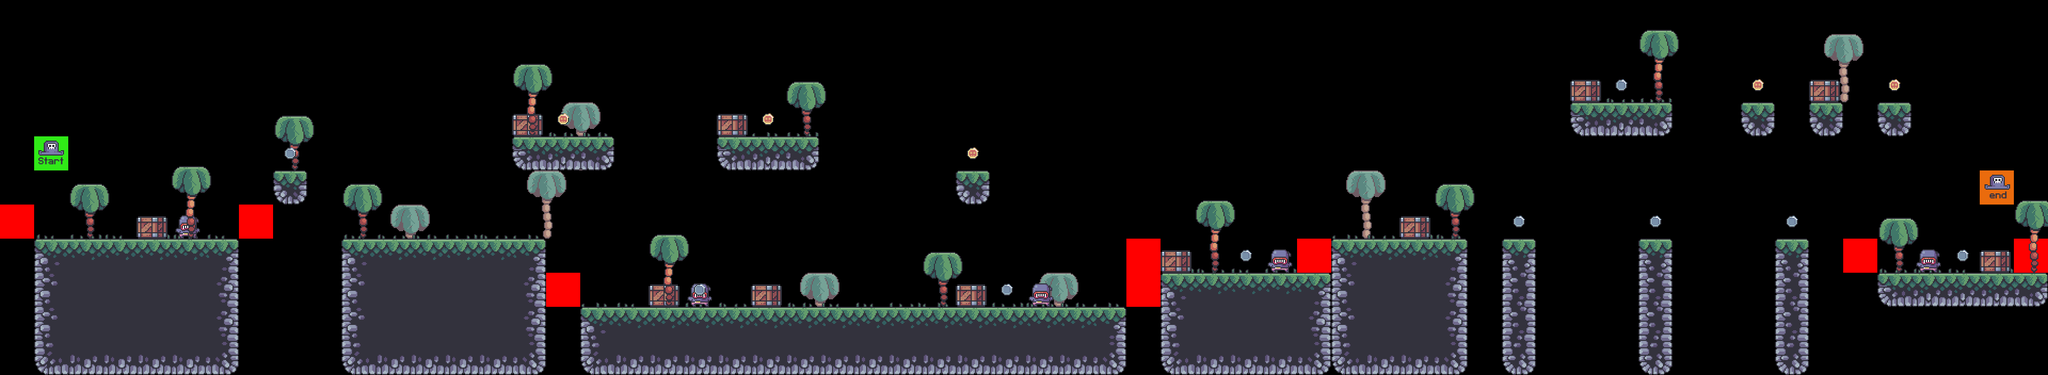

This is a level from a 2D game, rendered from its Tiled map with the project's own tilesets. A one-line summary and the map file follow, with tile-layer data summarised:
An orthogonal 60x11 tile map with 64x64 px tiles, 9 tile layers (BG_Palms, Terrain, Grass, Crates, ...), 7 tilesets.

<map version="1.10" tiledversion="1.11.2" orientation="orthogonal" renderorder="right-down" width="60" height="11" tilewidth="64" tileheight="64" infinite="0" nextlayerid="10" nextobjectid="1">
 <tileset firstgid="1" source="../Tilesets/terrain_tiles.tsx" />
 <tileset firstgid="17" source="../Tilesets/coin_tiles.tsx" />
 <tileset firstgid="19" source="../Tilesets/grass_tiles.tsx" />
 <tileset firstgid="24" source="../Tilesets/palms.tsx" />
 <tileset firstgid="27" source="../Tilesets/crate.tsx" />
 <tileset firstgid="28" source="../Tilesets/player_tiles.tsx" />
 <tileset firstgid="30" source="../Tilesets/enemy_tiles.tsx" />
 <layer id="5" name="BG_Palms" width="60" height="11">
  <data>[660 cells, 7 non-empty, 1 distinct tile ids]</data>
 </layer>
 <layer id="1" name="Terrain" width="60" height="11">
  <data>[660 cells, 142 non-empty, 16 distinct tile ids]</data>
 </layer>
 <layer id="3" name="Grass" width="60" height="11">
  <data>[660 cells, 51 non-empty, 5 distinct tile ids]</data>
 </layer>
 <layer id="6" name="Crates" width="60" height="11">
  <data>[660 cells, 11 non-empty, 1 distinct tile ids]</data>
 </layer>
 <layer id="8" name="Enemies" width="60" height="11">
  <data>[660 cells, 5 non-empty, 1 distinct tile ids]</data>
 </layer>
 <layer id="9" name="Constraints" width="60" height="11">
  <data>[660 cells, 8 non-empty, 1 distinct tile ids]</data>
 </layer>
 <layer id="4" name="FG_Palms" width="60" height="11">
  <data>[660 cells, 13 non-empty, 2 distinct tile ids]</data>
 </layer>
 <layer id="2" name="Coins" width="60" height="11">
  <data>[660 cells, 14 non-empty, 2 distinct tile ids]</data>
 </layer>
 <layer id="7" name="Player" width="60" height="11">
  <data>[660 cells, 2 non-empty, 2 distinct tile ids]</data>
 </layer>
</map>
